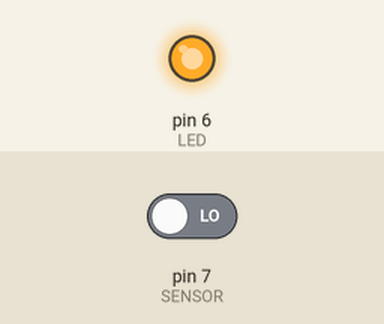
Bench run of a sketch on a simulated Arduino Uno, built with avr-gcc and run on an emulated ATmega328P. Parts: output pins drawn as LEDs (lit = HIGH). The inputs (shaded band) are chosen by the test bench; at power-on: pin 7 (SENSOR) LOW.

Above: at 4.8 s.
4.9 s: pin 7 (SENSOR) driven HIGH
At 7.1 s:
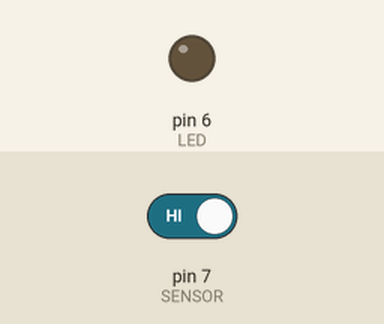
7.6 s: pin 7 (SENSOR) driven LOW
At 8.4 s:
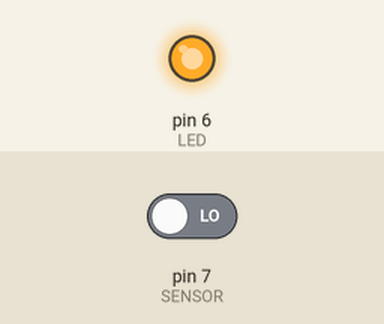
Timing chart, 0 to 10.6 s (numbered marks = the images above; inputs shaded):
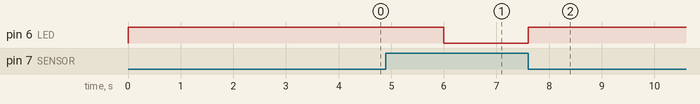

The sketch:

GazSensorLedYakma.ino
```cpp
#define LED 6
#define SENSOR 7

int value;

void setup() {
  Serial.begin(115200);
  pinMode(SENSOR, INPUT);
  pinMode(LED, OUTPUT);
}

void loop() {

  if(value=digitalRead(SENSOR)){
    digitalWrite(LED, LOW);
  }
  else{
    digitalWrite(LED, HIGH);
    delay(2000);
    digitalWrite(LED, LOW);
  }
}
```

Measured:
- after the input at 4.9 s, pin 6 (LED): HIGH → LOW after 1.1 s
- after the input at 7.6 s, pin 6 (LED): LOW → HIGH at once
